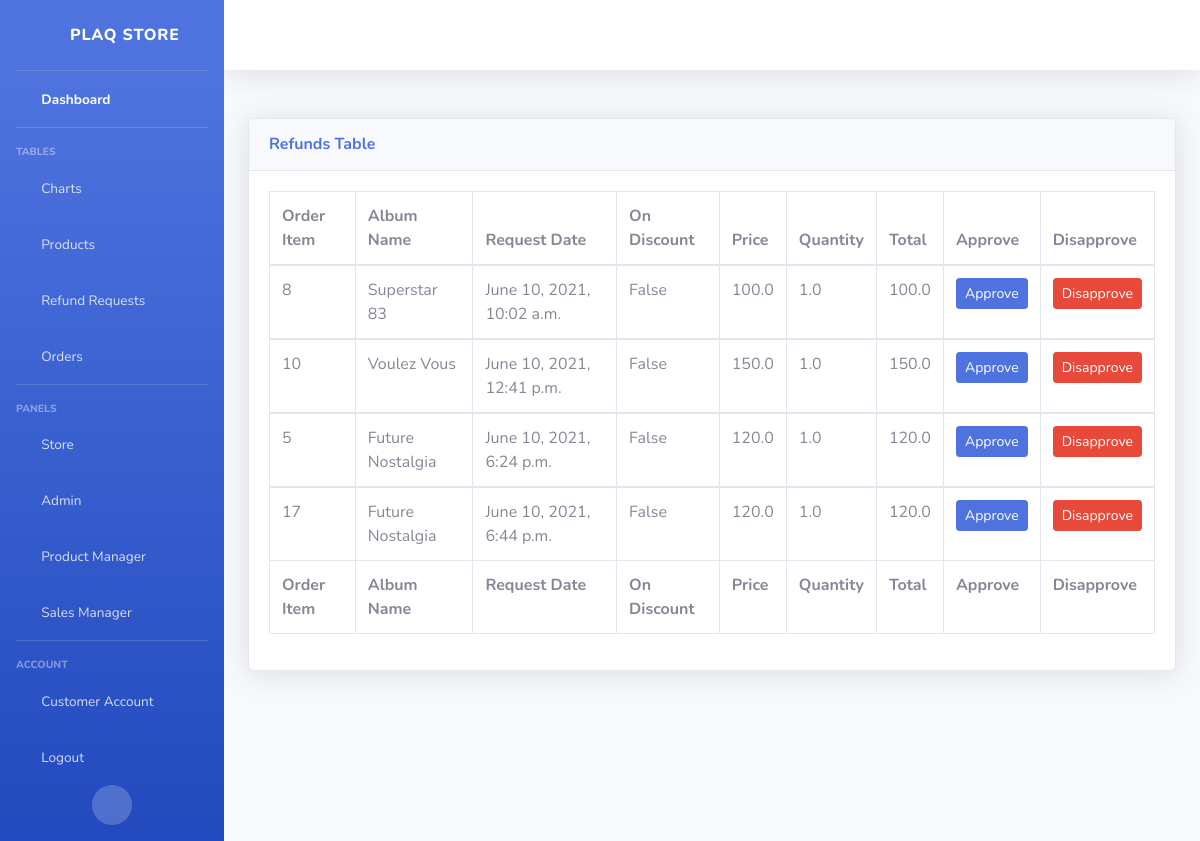
/refunds/ (signed in), run on the app's committed database.
### store/models.py (models this page shows, shortened)
class Refund(models.Model):
    class Approval(models.IntegerChoices):
        PENDING = 1
        APPROVED = 2
        DISAPPROVED = 3
    order_item = models.ForeignKey(OrderItem, on_delete=models.SET_NULL, null=True)
    approval = models.IntegerField(choices=Approval.choices, default=1)
    onDiscount = models.BooleanField(default= False)
    price = models.FloatField(default=0, null=True, blank=True)
    quantity = models.FloatField(default=0, null=True, blank=True)
    total = models.FloatField(default=0, null=True, blank=True)
    request_date = models.DateTimeField(auto_now_add=True)

class OrderItem(models.Model):
    product = models.ForeignKey(Product, on_delete=models.SET_NULL, null=True, related_name='rating')
    order = models.ForeignKey(Order, on_delete=models.SET_NULL, null=True)
    quantity = models.IntegerField(default=0, null=True, blank=True)
    date_added = models.DateTimeField(auto_now_add=True)
    refund_request = models.BooleanField(default=False, null=True)
    rating = models.IntegerField(default=0, null=True,
        validators=[
            MaxValueValidator(5),
            MinValueValidator(0),
        ]
        )
    def __str__(self):
        return str(self.id)

class Product(models.Model):
    model_no = models.CharField(max_length=200, blank=True, null=True)
    album_name = models.CharField(max_length=200, blank=False)
    artist_name = models.CharField(max_length=200, blank=False)
    description = models.CharField(max_length=500, blank=True, null=True)
    genre = models.CharField(max_length=200, blank=True, null=True)
    warranty = models.CharField(max_length=200, blank=True, null=True)
    distributor = models.CharField(max_length=200, blank=True, null=True)
    price = models.FloatField()
    stock = models.IntegerField(default=0, null=True, blank=True)
    onDiscount = models.BooleanField(default= False)
    image = models.ImageField(blank=True, null=True)

### mysite/decorators.py (the view)
    def wrapper_func(request, *args, **kwargs):
        group_list = []
        user = request.user
        for groups in user.groups.all():
            group_list.append(groups.name)
        if 'sales manager' in group_list:
            return view_func(request, *args, **kwargs)
        else:
            return redirect('store')

### sales_manager/views.py (called while the page is built)
@sales_manager
def refund(request):
    refunds = Refund.objects.filter(approval=1)
    context={'refunds': refunds}
    return render(request, "sales_manager/refunds.html", context)

### sales_manager/templates/sales_manager/refunds.html
{% include 'sales_manager/sales_manager_base.html' %}
{% load static %}
{%block content%}
<div class="card shadow mb-4">
    <div class="card-header py-3">
        <h6 class="m-0 font-weight-bold text-primary">Refunds Table</h6>
    </div>
    <div class="card-body">
        <div class="table-responsive">
            <table class="table table-bordered" id="dataTable" width="100%" cellspacing="0">
                <thead>
                    <tr>
                        <th>Order Item</th>
                        <th>Album Name</th>
                        <th>Request Date</th>
                        <th>On Discount</th>
                        <th>Price</th>
                        <th>Quantity</th>
                        <th>Total</th>
                        <th>Approve</th>
                        <th>Disapprove</th>
                    </tr>
                </thead>
                <tfoot>
                    <tr>
                        <th>Order Item</th>
                        <th>Album Name</th>
                        <th>Request Date</th>
                        <th>On Discount</th>
                        <th>Price</th>
                        <th>Quantity</th>
                        <th>Total</th>
                        <th>Approve</th>
                        <th>Disapprove</th>
                    </tr>
                </tfoot>
                {% for refund in refunds %}
                <tbody>
                    <tr>
                        <td>{{refund.order_item}}</td>
                        <td>{{refund.order_item.product.album_name}}</td>
                        <td>{{refund.request_date}}</td>
                        <td>{{refund.onDiscount}}</td>
                        <td>{{refund.price}}</td>
                        <td>{{refund.quantity}}</td>
                        <td>{{refund.total}}</td>
                        <td><a class="btn btn-sm btn-primary" href="{% url 'approve-refund' refund.id %}">Approve</a></td>
                        <td><a class="btn btn-sm btn-danger" href="{% url 'disapprove-refund' refund.id %}">Disapprove</a></td>
                    </tr>
                    {% endfor %}
                </tbody>
            </table>
        </div>
    </div>
</div>
{%endblock content %}

### sales_manager/templates/sales_manager/sales_manager_base.html (shortened to what this page needs)
<!DOCTYPE html>
<html lang="en">
{%load static %}
<head>
    <link href="{% static 'vendor/fontawesome-free/css/all.min.css' %}" rel="stylesheet" type="text/css">
    <link href="{% static 'css/sb-admin-2.min.css' %}" rel="stylesheet">
</head>
<body id="page-top">
    <div id="wrapper">
        <ul class="navbar-nav bg-gradient-primary sidebar sidebar-dark accordion" id="accordionSidebar">
            <a class="sidebar-brand d-flex align-items-center justify-content-center" href="/product-manager">
                <div class="sidebar-brand-icon rotate-n-15">
                    <i class="fas fa-laugh-wink"></i>
                </div>
                <div class="sidebar-brand-text mx-3">PLAQ Store</div>
            </a>
            <hr class="sidebar-divider my-0">
            <li class="nav-item active">
                <a class="nav-link" href="/sales-manager">
                    <i class="fas fa-fw fa-tachometer-alt"></i>
                    <span>Dashboard</span></a>
            </li>
            <hr class="sidebar-divider">
            <div class="sidebar-heading">
                Tables
            </div>
            <li class="nav-item">
                <a class="nav-link" href="/chart">
                    <i class="fas fa-fw fa-chart-area"></i>
                    <span>Charts</span></a>
            </li>
            <li class="nav-item">
                <a class="nav-link" href="/sales-manager">
                    <i class="fas fa-fw fa-table"></i>
                    <span>Products</span></a>
            </li>
            <li class="nav-item">
                <a class="nav-link" href="/refunds">
                    <i class="fas fa-fw fa-table"></i>
                    <span>Refund Requests</span></a>
            </li>
            <li class="nav-item">
                <a class="nav-link" href="/sales-orders">
                    <i class="fas fa-fw fa-table"></i>
                    <span>Orders</span></a>
            </li>
            <hr class="sidebar-divider d-none d-md-block">
            <div class="sidebar-heading">
                Panels
            </div>
            <li class="nav-item">
                <a class="nav-link" href="/">
                    <i class="fas fa-fw fa-cart-arrow-down"></i>
                    <span>Store</span></a>
            </li>
            {% if user.is_superuser%}
            <li class="nav-item">
                <a class="nav-link" href="#">
                    <i class="fas fa-fw fa-user-shield"></i>
                    <span>Admin</span></a>
            </li>
            {% endif%}
            {% for group in user.groups.all %}
                {% if group.name == 'product manager' %}
                    <li class="nav-item">
                        <a class="nav-link" href="/product-manager">
                            <i class="fas fa-fw fa-box-open"></i>
                            <span>Product Manager</span></a>
                    </li>
                {%elif group.name == 'sales manager' %}
                    <li class="nav-item">
                        <a class="nav-link" href="/sales-manager">
                            <i class="fas fa-fw fa-cash-register"></i>
                            <span>Sales Manager</span></a>
                    </li>
                {%endif%}
            {%endfor%}
            <hr class="sidebar-divider d-none d-md-block">
            <div class="sidebar-heading">
                Account
            </div>
            <li class="nav-item">
                <a class="nav-link" href="/account">
                    <i class="fas fa-fw fa-address-card"></i>
                    <span>Customer Account</span></a>
            </li>
            <li class="nav-item">
                <a class="nav-link" href="/logout">
                    <i class="fas fa-fw fa-sign-out-alt"></i>
                    <span>Logout</span></a>
            </li>
            <div class="text-center d-none d-md-inline">
                <button class="rounded-circle border-0" id="sidebarToggle"></button>
            </div>
        </ul>
        <div id="content-wrapper" class="d-flex flex-column">
            <div id="content">
                <nav class="navbar navbar-expand navbar-light bg-white topbar mb-4 static-top shadow">
                </nav>
                <div class="container-fluid">
                    <div class="row">
                    <div class="row">
        </div>
    </div>
</body>
</html>

### data on the page
Refund: order_item "8", order_item.product.album_name "Superstar 83", request_date "June 10, 2021, 10:02 a.m.", onDiscount "False", price "100.0", quantity "1.0", total "100.0"
Refund: order_item "10", order_item.product.album_name "Voulez Vous", request_date "June 10, 2021, 12:41 p.m.", onDiscount "False", price "150.0", quantity "1.0", total "150.0"
Refund: order_item "5", order_item.product.album_name "Future Nostalgia", request_date "June 10, 2021, 6:24 p.m.", onDiscount "False", price "120.0", quantity "1.0", total "120.0"
Refund: order_item "17", order_item.product.album_name "Future Nostalgia", request_date "June 10, 2021, 6:44 p.m.", onDiscount "False", price "120.0", quantity "1.0", total "120.0"
